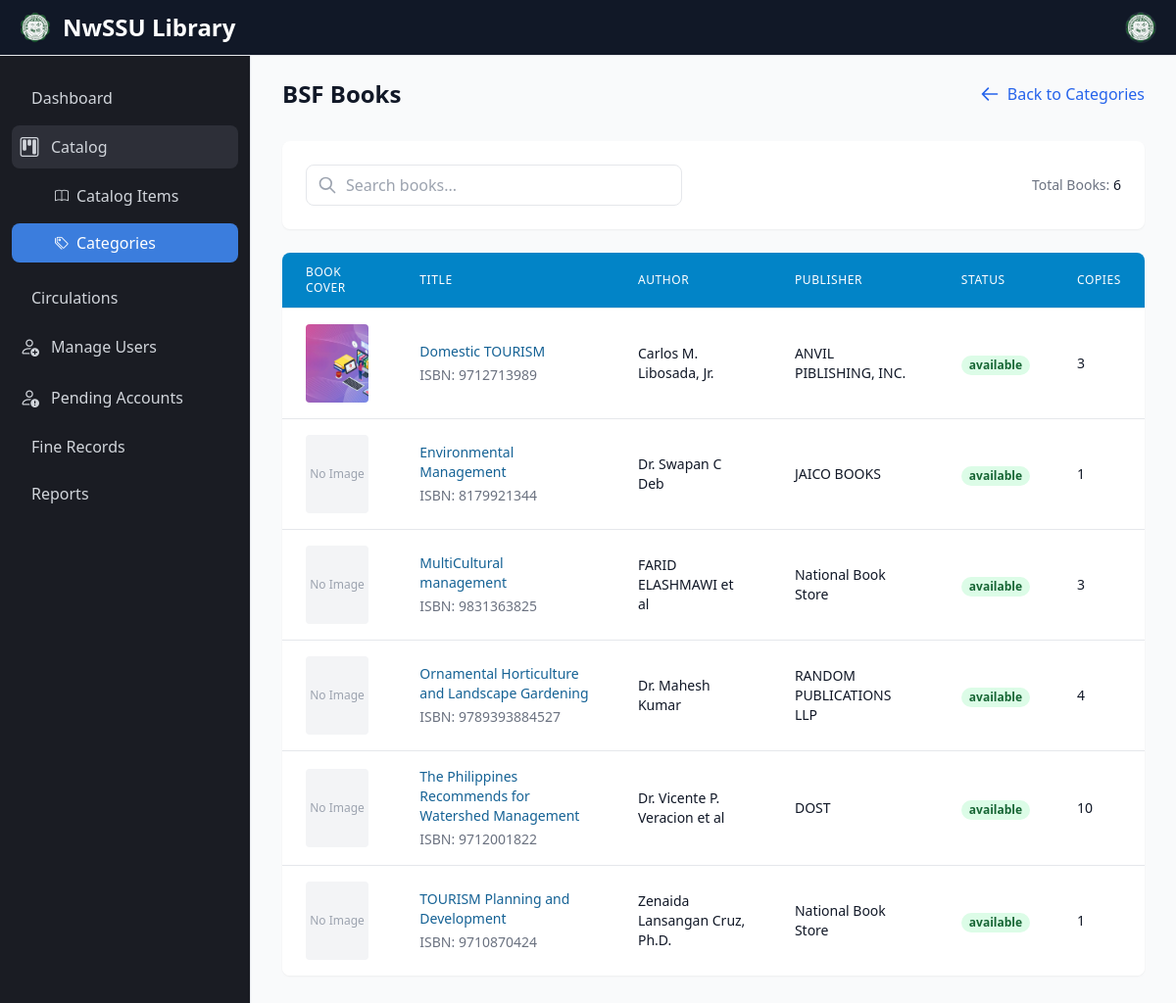
/admin_panel/categbooks.php?category=BSF, run on the app's committed database.
### tables this page shows
CREATE TABLE `books` (
  `id` int(100) NOT NULL,
  `material_type` varchar(250) NOT NULL,
  `sub_type` varchar(250) NOT NULL,
  `category` varchar(250) NOT NULL,
  `title` varchar(500) NOT NULL,
  `author` varchar(500) NOT NULL,
  `publisher` varchar(500) NOT NULL,
  `status` varchar(100) NOT NULL,
  `subject` varchar(250) NOT NULL,
  `content` varchar(5000) NOT NULL,
  `summary` varchar(5000) NOT NULL,
  `issn` varchar(250) NOT NULL,
  `call_no` varchar(250) NOT NULL,
  `ISBN` varchar(250) NOT NULL,
  `copyright` varchar(250) NOT NULL,
  `page_number` int(250) NOT NULL,
  `edition` varchar(250) NOT NULL,
  `copies` int(250) NOT NULL,
  `date_acquired` varchar(250) NOT NULL,
  `books_image` varchar(400) DEFAULT NULL,
  `catalog_date` varchar(50) NOT NULL
);

### admin_panel/categbooks.php (the view, shortened to what this page needs)
<?php
include '../component-library/connect.php';
try {
    $conn = new PDO("mysql:host=$db_host;dbname=$db_name", $user_name, $user_password);
    $conn->setAttribute(PDO::ATTR_ERRMODE, PDO::ERRMODE_EXCEPTION);
} catch (PDOException $e) {
    die("Connection failed: " . $e->getMessage());
}
$page = isset($_GET['page']) ? (int)$_GET['page'] : 1;
$offset = ($page - 1) * BOOKS_PER_PAGE;
$selected_category = isset($_GET['category']) ? $_GET['category'] : '';
$selected_category = htmlspecialchars($selected_category);
$query = $conn->prepare("SELECT * FROM books WHERE category = :category ORDER BY title ASC LIMIT :offset, :limit");
$query->bindValue(':category', $selected_category, PDO::PARAM_STR);
$query->bindValue(':offset', $offset, PDO::PARAM_INT);
$query->bindValue(':limit', BOOKS_PER_PAGE, PDO::PARAM_INT);
$query->execute();
$books = $query->fetchAll(PDO::FETCH_ASSOC);
$total_books_query = $conn->prepare("SELECT COUNT(*) FROM books WHERE category = :category");
$total_books_query->bindValue(':category', $selected_category, PDO::PARAM_STR);
$total_books_query->execute();
$total_books = $total_books_query->fetchColumn();
?>
<!DOCTYPE html>
<html lang="en">
<head>
    <script src="https://cdn.tailwindcss.com"></script>
</head>
<body class="bg-gray-50">
    <?php include '../admin_panel/side_nav.php'; ?>
    <div class="ml-64 min-h-screen p-8 mt-[4%]">
        <div class="mb-8">
            <div class="flex items-center justify-between">
                <h1 class="text-2xl font-bold text-gray-900">
                    <?php echo htmlspecialchars($selected_category); ?> Books
                </h1>
                <a href="categories.php" class="flex items-center text-blue-600 hover:text-blue-800">
                    <svg class="w-5 h-5 mr-2" fill="none" stroke="currentColor" viewBox="0 0 24 24">
                        <path stroke-linecap="round" stroke-linejoin="round" stroke-width="2" d="M10 19l-7-7m0 0l7-7m-7 7h18"/>
                    </svg>
                    Back to Categories
                </a>
            </div>
        </div>
        <div class="bg-white rounded-lg shadow-sm p-6 mb-6">
            <div class="flex flex-col md:flex-row justify-between items-center gap-4">
                <div class="relative w-full md:w-96">
                    <input type="text" id="searchInput"
                        onkeyup="searchBooks()"
                        class="w-full pl-10 pr-4 py-2 rounded-lg border border-gray-200 focus:ring-2 focus:ring-blue-500 focus:border-blue-500"
                        placeholder="Search books...">
                    <svg class="w-5 h-5 absolute left-3 top-1/2 transform -translate-y-1/2 text-gray-400" fill="none" stroke="currentColor" viewBox="0 0 24 24">
                        <path stroke-linecap="round" stroke-linejoin="round" stroke-width="2" d="M21 21l-6-6m2-5a7 7 0 11-14 0 7 7 0 0114 0z"/>
                    </svg>
                </div>
                <div class="text-sm text-gray-500">
                    Total Books: <span class="font-medium text-gray-900"><?php echo $total_books; ?></span>
                </div>
            </div>
        </div>
        <div class="bg-white rounded-lg shadow-sm overflow-hidden">
            <div class="overflow-x-auto">
                <table class="min-w-full divide-y divide-gray-200" id="booksTable">
                    <thead>
                        <tr class="bg-primary-600">
                            <th scope="col" class="px-6 py-3 text-left text-xs font-medium text-white uppercase tracking-wider">Book Cover</th>
                            <th scope="col" class="px-6 py-3 text-left text-xs font-medium text-white uppercase tracking-wider">Title</th>
                            <th scope="col" class="px-6 py-3 text-left text-xs font-medium text-white uppercase tracking-wider">Author</th>
                            <th scope="col" class="px-6 py-3 text-left text-xs font-medium text-white uppercase tracking-wider">Publisher</th>
                            <th scope="col" class="px-6 py-3 text-left text-xs font-medium text-white uppercase tracking-wider">Status</th>
                            <th scope="col" class="px-6 py-3 text-left text-xs font-medium text-white uppercase tracking-wider">Copies</th>
                        </tr>
                    </thead>
                    <tbody class="bg-white divide-y divide-gray-200">
                        <?php foreach ($books as $book): ?>
                        <tr class="hover:bg-gray-50">
                            <td class="px-6 py-4 whitespace-nowrap">
                                <?php if (!empty($book['books_image'])): ?>
                                    <img src="../uploaded_file/<?php echo htmlspecialchars($book['books_image']); ?>"
                                         alt="Book Cover"
                                         class="h-20 w-16 object-cover rounded">
                                <?php else: ?>
                                    <div class="h-20 w-16 bg-gray-100 flex items-center justify-center rounded">
                                        <span class="text-gray-400 text-xs">No Image</span>
                                    </div>
                                <?php endif; ?>
                            </td>
                            <td class="px-6 py-4">
                                <div class="text-sm">
                                    <a href="./books?id=<?php echo urlencode($book['id']); ?>"
                                       class="font-medium text-[#156295] font-bold hover:text-blue-800">
                                        <?php echo htmlspecialchars($book['title']); ?>
                                    </a>
                                    <p class="text-gray-500 mt-1">ISBN: <?php echo htmlspecialchars($book['ISBN']); ?></p>
                                </div>
                            </td>
                            <td class="px-6 py-4 text-sm text-gray-900">
                                <?php echo htmlspecialchars($book['author']); ?>
                            </td>
                            <td class="px-6 py-4 text-sm text-gray-900">
                                <?php echo htmlspecialchars($book['publisher']); ?>
                            </td>
                            <td class="px-6 py-4">
                                <span class="px-2 inline-flex text-xs leading-5 font-semibold rounded-full
                                    <?php echo $book['status'] === 'available' ? 'bg-green-100 text-green-800' : 'bg-red-100 text-red-800'; ?>">
                                    <?php echo htmlspecialchars($book['status']); ?>
                                </span>
                            </td>
                            <td class="px-6 py-4 text-sm text-gray-900">
                                <?php echo htmlspecialchars($book['copies']); ?>
                            </td>
                        </tr>
                        <?php endforeach; ?>
                    </tbody>
                </table>
            </div>
        </div>
    </div>
</body>
</html>

### data on the page
books: books_image (picture), title "Domestic TOURISM", ISBN "9712713989", author "Carlos M. Libosada, Jr.", publisher "ANVIL PIBLISHING, INC.", status "available", copies "3"
books: shows "No Image", title "Environmental Management", ISBN "8179921344", author "Dr. Swapan C Deb", publisher "JAICO BOOKS", status "available", copies "1"
books: shows "No Image", title "MultiCultural management", ISBN "9831363825", author "FARID ELASHMAWI et al", publisher "National Book Store", status "available", copies "3"
books: shows "No Image", title "Ornamental Horticulture and Landscape Gardening", ISBN "9789393884527", author "Dr. Mahesh Kumar", publisher "RANDOM PUBLICATIONS LLP", status "available", copies "4"
books: shows "No Image", title "The Philippines Recommends for Watershed Management", ISBN "9712001822", author "Dr. Vicente P. Veracion et al", publisher "DOST", status "available", copies "10"
books: shows "No Image", title "TOURISM Planning and Development", ISBN "9710870424", author "Zenaida Lansangan Cruz, Ph.D.", publisher "National Book Store", status "available", copies "1"

### other printed values
$selected_category "BSF"
$total_books "6"
